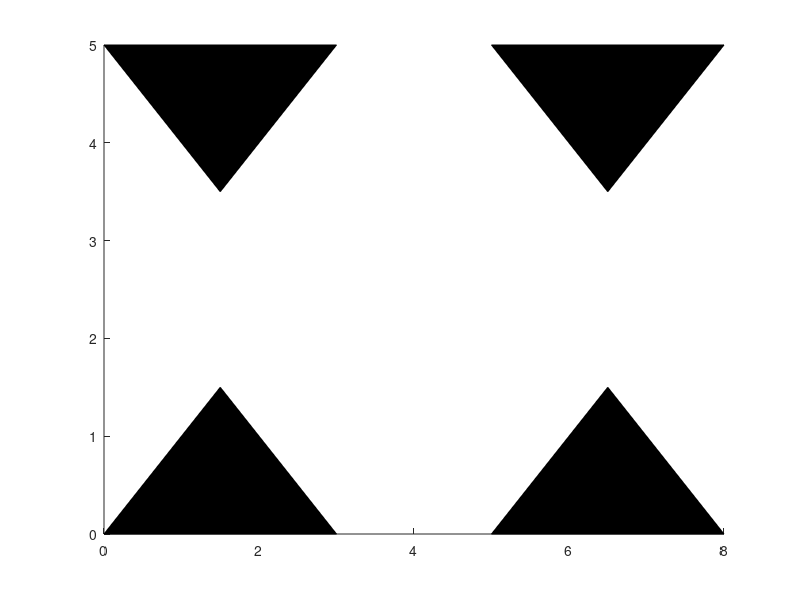

This chart was generated by the following MATLAB code: (Note: this script raises an error after producing the figure.)
clear all
clc

%DONJI LIJEVI
x = [0 3 1.5]
y = [0 0 1.5]
z = [0 0 0]
prvi = patch(x,y,z)
hold on
%donji desni
x1 = [5 8 6.5]
y1 = [0 0 1.5]
z1 = [0 0 0]
drugi = patch(x1,y1,z1)
%gornji lijevi
x2 = [0 3 1.5]
y2 = [5 5 3.5]
z2 = [0 0 0]
treci = patch(x2,y2,z2)
%gornji desni
x3 = [5 8 6.5]
y3 = [5 5 3.5]
z3 = [0 0 0]
cetvrti = patch(x3,y3,z3)
pause
Xnovo = x
Ynovo = y
for i=0:4
    Xnovo = Xnovo+1
    Ynovo = Ynovo+1
    set(prvi,'x',Xnovo,'y',Ynovo)
    pause(1/4)
end

X1novo = x1
Y1novo = y1
for i=0:4
    X1novo = X1novo-1
    set(drugi,'x',X1novo,'y',Y1novo)
    pause(1/4)
end

X3novo = x3
Y3novo = y3
for i=0:4
    X3novo = X3novo-1
    set(cetvrti,'x',X3novo,'y',Y3novo)
    pause(1/4)
end

X2novo = x2
Y2novo = y2
for i=0:4
    X2novo = X2novo+1
    Y2novo = Y2novo-1
    set(treci,'x',X2novo,'y',Y2novo)
    pause(1/4)
end

rotate(prvi,[0 0 1],180,[8 5 0])
rotate(treci,[0 0 1],180,[8 0 0])










